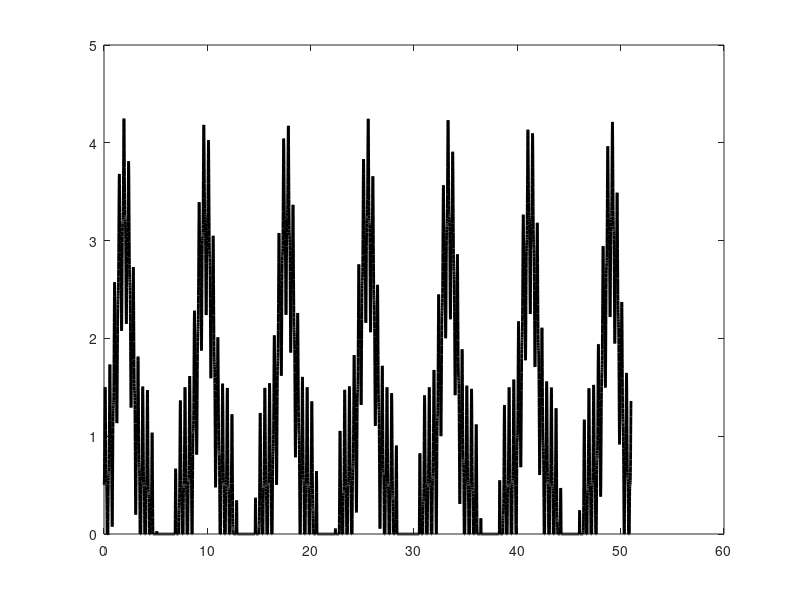

Write the MATLAB code that produced this figure. (Note: this script raises an error after producing the figure.)
clear all
close all
clc

%%
numhoursperday = 24;
numdaysperweek = 7;
numweeksperyear = 52;
max_locations = 10;

%%
meshSize = numhoursperday * numdaysperweek * numweeksperyear;  
t_all = linspace(0,numweeksperyear-1,meshSize);

%%
mag = 0.5;
lambda = 2.75; % rate of change per given period, e.g. per months.
expon = 3;
short_freq = 2.75;
T_temp = t_all.*randsample(0.5:0.1:1,1); % T_temp = t_all.*rand;
rate_fh = @(t) (mag+lambda.*sin(t).^expon + sin(2*pi*short_freq*t).^expon);



%% Location
loc_ID = repmat([0:max_locations-1]',meshSize,1);

XY = [40.397555	-3.743121
40.384048	-3.723542
40.365236	-3.694193
40.380978	-3.671503
40.388431	-3.699452
40.416686	-3.711931
40.408923	-3.682114
40.395112	-3.714438
40.425457	-3.692114
40.428233	-3.649202];

X_ID = repmat(XY(:,1),meshSize,1);
Y_ID = repmat(XY(:,2),meshSize,1);


%% ROAD DIRECTION

% To or from center direction. Other labels could be used if necessary
Road_dir = {
'TO_CENTER';
'AWAY_FROM_CENTER';
'TO_CENTER';
'TO_CENTER';
'AWAY_FROM_CENTER';
'AWAY_FROM_CENTER';
'TO_CENTER';
'TO_CENTER';
'AWAY_FROM_CENTER';
'TO_CENTER';
};

Road_direction = repmat(Road_dir,meshSize,1);


%% NUMBER OF LANES

% Other number of lanes distribution could be used for each section
Numlanes = [1;2;4;1;2;4;2;2;1;1];
Number_of_lanes = repmat(Numlanes,meshSize,1);


%% Time
hours = repmat(repelem([0:numhoursperday-1]',max_locations) , numdaysperweek*numweeksperyear , 1);
days = repmat(repelem([1:numdaysperweek]',numhoursperday*max_locations) , numweeksperyear , 1);
weeks = repelem([1:numweeksperyear]',numhoursperday*numdaysperweek*max_locations);

%% PRECIPITATION

% mean precipitation rate in mm per hour
mean_precipitation_rate = rate_fh(T_temp)';
ifxneg = find(mean_precipitation_rate<0);
mean_precipitation_rate(ifxneg) = 0;

% assume the same mean precipation rate in all locations
a  = 2*repelem(mean_precipitation_rate,max_locations,1)/sqrt(pi);
k = random('uniform',1,3,length(a),1);
precipitation_rate = random('Weibull',a,k);

thresholdrain = 7;
id = find(loc_ID == 2);
for i=1:length(id)
    if (precipitation_rate(id(i))>thresholdrain)
        precipitation_rate(id(i))= precipitation_rate(id(i))+abs(random('Extreme Value',thresholdrain,1));
    end
end

id = find(loc_ID == 7);
for i=1:length(id)
    if (precipitation_rate(id(i))>thresholdrain)
        precipitation_rate(id(i))= precipitation_rate(id(i))+abs(random('Extreme Value',thresholdrain,1));
    end
end

% idf = randsample(length(precipitation_rate),85000);
% precipitation_rate(idf) = 0;

figure, plot(t_all,mean_precipitation_rate,'k-','LineWidth',2)
figure, histogram(precipitation_rate)
figure, plot(precipitation_rate)
figure, plot(loc_ID,precipitation_rate,'o')


%% CONTEXT
%  public holidays
% sporting events 
% school term dates
% Construction
% Other social event

Context = cell(length(loc_ID),1);
Context(:) = {'NORMAL'};

id7 = find(days == 3 & loc_ID == 5 & hours >= 17 & hours <= 23);
Context(id7) = {'SPORTS'};

id8 = find(days == 7 & (weeks == 27 | weeks == 37 | weeks == 43) & hours >= 14 & hours <= 23 & loc_ID >= 1 & loc_ID <= 4);
Context(id8) = {'CARNIVAL'};

id9 = find((days == 1 | days == 2 | days == 3) & (weeks == 17 | weeks == 30 | weeks == 40) & hours >= 6 & hours <= 18 & loc_ID == 3);
Context(id9) = {'CONSTRUCTION'};

id10 = find((days == 1 | days == 2 | days == 3) & (weeks == 17 | weeks == 30 | weeks == 40) & hours >= 6 & hours <= 18 & loc_ID == 9);
Context(id10) = {'CONSTRUCTION'};


id0 = find(weeks == 1);
id1 = find(weeks == 52);
id2 = find(weeks == 10);
id3 = find(weeks == 25);
id4 = find(weeks == 32);
id5 = find(weeks == 33);
id6 = find(weeks == 34);
ids = [id0;id1;id2;id3;id4;id5;id6];
Context(ids) = {'HOLIDAY'};

% ACCIDENTS
% Say 200 accidents occured all hours of a year
ida = randsample(length(loc_ID),200);
Context(ida) = {'ACCIDENT'};


%% TRAFFIC SPEED
avg_traffic_speed = 65; % km/h
traffic_speed = ones(length(loc_ID),1).*avg_traffic_speed.*random('normal',1,0.1,length(loc_ID),1);

% Effect of location
id = find(loc_ID == 2);
traffic_speed(id) = traffic_speed(id) + random('Extreme Value',35,8, length(id),1);

id = find(loc_ID == 5);
traffic_speed(id) = traffic_speed(id) + random('normal',18,2, length(id),1);

id = find(loc_ID == 6);
traffic_speed(id) = traffic_speed(id) + random('Extreme Value',20,3, length(id),1);

id = find(loc_ID == 9 & precipitation_rate>10);
traffic_speed(id) = traffic_speed(id) + random('Extreme Value',-25,4, length(id),1);

% Effect of context
idx = strcmp(Context,'CONSTRUCTION');
idx = find(idx==1);
traffic_speed(idx) = traffic_speed(idx)./random('uniform',5,10,length(idx),1); 

idx = strcmp(Context,'CARNIVAL');
idx = find(idx==1);
traffic_speed(idx) = traffic_speed(idx)./random('uniform',5,10,length(idx),1); 

idx = strcmp(Context,'HOLIDAYS');
idx = find(idx==1);
traffic_speed(idx) = traffic_speed(idx)./random('uniform',1,5,length(idx),1); 

idx = strcmp(Context,'SPORTS');
idx = find(idx==1);
traffic_speed(idx) = traffic_speed(idx)./random('uniform',1,2,length(idx),1); 

idx = strcmp(Context,'ACCIDENT');
idx = find(idx==1);
traffic_speed(idx) = traffic_speed(idx)./random('uniform',11,20,length(idx),1); 


% Effect of precipitation
thresholdrain1 = 5;
thresholdrain2 = 12;
idx = find(precipitation_rate>=thresholdrain1 & precipitation_rate<thresholdrain2);
traffic_speed(idx) = traffic_speed(idx)./random('uniform',1,2,length(idx),1); 
idx = find(precipitation_rate>=thresholdrain2);
traffic_speed(idx) = traffic_speed(idx)./random('uniform',5,10,length(idx),1); 

traffic_speed(traffic_speed<=5) = 5; 

figure, plot(loc_ID,traffic_speed,'o')
figure, plot(precipitation_rate,traffic_speed,'o')


%% TRAFFIC INTENSITY at Time t+60min:  cars per hour
avg_traffic_intensity = 2000; % cars/h/location over a week
traffic_intensity_plus_60min = ones(length(loc_ID),1).*avg_traffic_intensity.*random('normal',1,0.2,length(loc_ID),1);

id = find(loc_ID == 2 | loc_ID == 5 | loc_ID == 6);
traffic_intensity_plus_60min(id) = traffic_intensity_plus_60min(id).*1.75;

id = find(loc_ID == 9);
traffic_intensity_plus_60min(id) = traffic_intensity_plus_60min(id).*1.25;

figure, plot(loc_ID,traffic_intensity_plus_60min,'o')


% Intensity drops by half on the weekend
id = find(days >= 6 & days <= 7);
traffic_intensity_plus_60min(id) = traffic_intensity_plus_60min(id)./2;

% Normally higher at certain hours of the day
id = find(hours < 6);
traffic_intensity_plus_60min(id) = traffic_intensity_plus_60min(id)./2;
id = find(hours >= 21);
traffic_intensity_plus_60min(id) = traffic_intensity_plus_60min(id)./1.5;

id = find(hours > 10 & hours <= 16);
traffic_intensity_plus_60min(id) = traffic_intensity_plus_60min(id)./1.25;

figure, plot(days,traffic_intensity_plus_60min,'o')
figure, plot(hours,traffic_intensity_plus_60min,'o')

% Effect of context
idx = strcmp(Context,'CONSTRUCTION');
idx = find(idx==1);
traffic_intensity_plus_60min(idx) = traffic_intensity_plus_60min(idx)./random('uniform',5,10,length(idx),1); 

idx = strcmp(Context,'CARNIVAL');
idx = find(idx==1);
traffic_intensity_plus_60min(idx) = traffic_intensity_plus_60min(idx)./random('uniform',5,10,length(idx),1); 

idx = strcmp(Context,'HOLIDAYS');
idx = find(idx==1);
traffic_intensity_plus_60min(idx) = traffic_intensity_plus_60min(idx)./random('uniform',1,5,length(idx),1); 

idx = strcmp(Context,'SPORTS');
idx = find(idx==1);
traffic_intensity_plus_60min(idx) = traffic_intensity_plus_60min(idx)./random('uniform',1,2,length(idx),1); 

idx = strcmp(Context,'ACCIDENT');
idx = find(idx==1);
traffic_intensity_plus_60min(idx) = traffic_intensity_plus_60min(idx)./random('uniform',11,20,length(idx),1); 


% Effect of precipitation
traffic_intensity_plus_60min(traffic_intensity_plus_60min<=0) = 0; 
thresholdrain1 = 5;
thresholdrain2 = 12;
idx = find(precipitation_rate>=thresholdrain1 & precipitation_rate<thresholdrain2);
traffic_intensity_plus_60min(idx) = traffic_intensity_plus_60min(idx)./random('uniform',1,2,length(idx),1); 
idx = find(precipitation_rate>=thresholdrain2);
traffic_intensity_plus_60min(idx) = traffic_intensity_plus_60min(idx)./random('uniform',5,10,length(idx),1); 

traffic_intensity_plus_60min(traffic_intensity_plus_60min<=5) = 0; 
figure, plot(loc_ID,traffic_intensity_plus_60min,'o')
figure, plot(precipitation_rate,traffic_intensity_plus_60min,'o')
figure, plot(traffic_speed,traffic_intensity_plus_60min,'o')


%% TRAFFIC INTENSITY at Time - 60min:  cars per hour

traffic_intensity_minus_60min = traffic_intensity_plus_60min(1:end-max_locations);
traffic_intensity_minus_60min = [traffic_intensity_plus_60min(1:max_locations).*1.15;traffic_intensity_minus_60min];

%% TRAFFIC INTENSITY at Time - 120min:  cars per hour

traffic_intensity_minus_120min = traffic_intensity_minus_60min(1:end-max_locations);
traffic_intensity_minus_120min = [traffic_intensity_minus_60min(1:max_locations).*1.15;traffic_intensity_minus_120min];


%%
varNames = {'loc_ID' , 'X_ID' , 'Y_ID' , 'Number_of_lanes' , 'hours' , 'days' , 'Weeks' , 'precipitation_rate_mm'};
Xint = [loc_ID , X_ID , Y_ID , Number_of_lanes , hours , days , weeks , precipitation_rate];

OutGenTrafficSyntheticSamples = array2table(Xint,'VariableNames',varNames);

OutGenTrafficSyntheticSamples.Road_direction = Road_direction;

OutGenTrafficSyntheticSamples.Context = Context;
OutGenTrafficSyntheticSamples.traffic_speed = ceil(traffic_speed);
% OutGenTrafficSyntheticSamples.traffic_intensity_minus_120min = ceil(traffic_intensity_minus_120min);
% OutGenTrafficSyntheticSamples.traffic_intensity_minus_60min  = ceil(traffic_intensity_minus_60min);
OutGenTrafficSyntheticSamples.traffic_intensity_plus_60min   = ceil(traffic_intensity_plus_60min);

writetable(OutGenTrafficSyntheticSamples,'./Data/OutGenTrafficSyntheticSamples.csv') 
